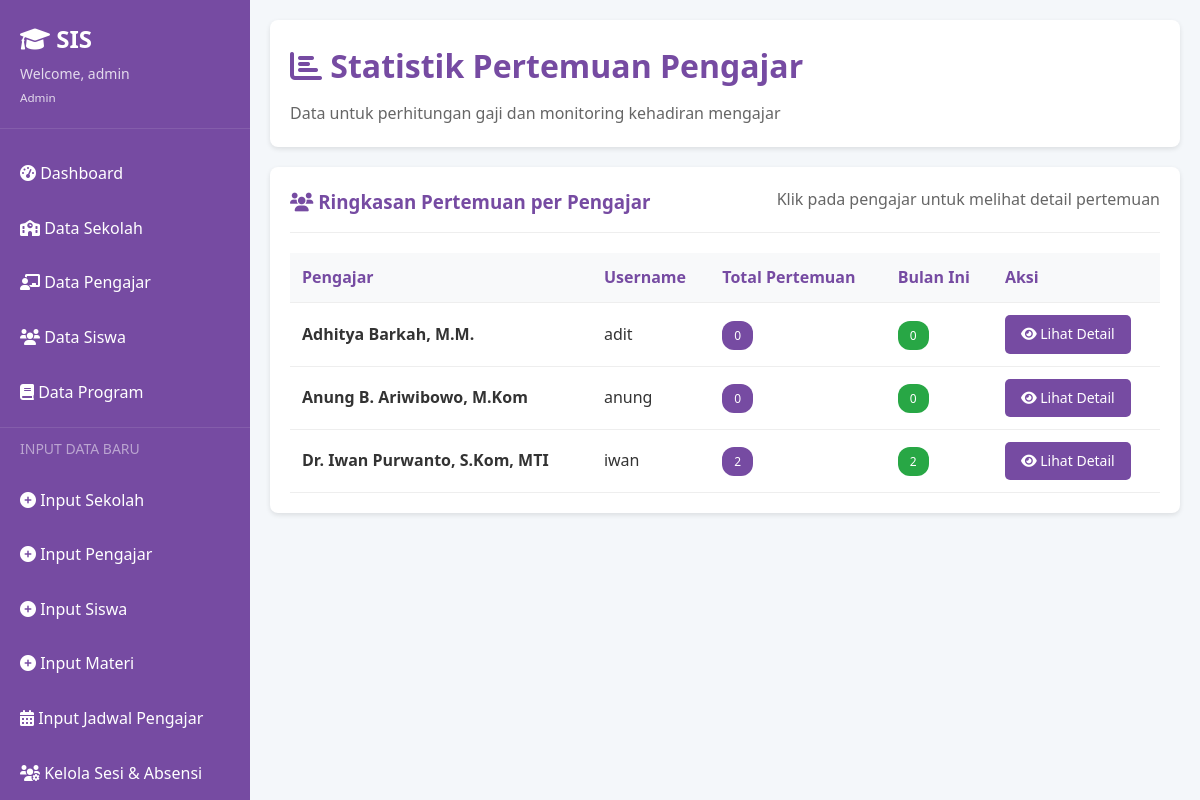
Page /admin/laporan/pengajar (signed in) on the committed database.
### tables this page shows
CREATE TABLE Pengajar (
            id INTEGER PRIMARY KEY AUTOINCREMENT,
            kode_pengajar TEXT UNIQUE NOT NULL,
            nama_pengajar TEXT NOT NULL,
            program TEXT NOT NULL,
            user_id INTEGER,
            FOREIGN KEY (user_id) REFERENCES User(id)
        );

### app.py (the view, shortened to what this page needs)
@app.route('/admin/laporan/pengajar')
@role_required('admin')
def admin_teacher_meetings():
    db = get_db()
    teacher_stats = db.execute('''
        SELECT
            p.id, p.nama_pengajar, u.username,
            COUNT(a.id) as total_pertemuan,
            SUM(CASE WHEN strftime('%Y-%m', a.tanggal) = strftime('%Y-%m', 'now') THEN 1 ELSE 0 END) as pertemuan_bulan_ini
        FROM Pengajar p
        LEFT JOIN User u ON p.user_id = u.id
        LEFT JOIN AbsensiSesi a ON p.id = a.pengajar_id OR p.id = a.pengajar_pengganti_id
        GROUP BY p.id
        ORDER BY p.nama_pengajar
    ''').fetchall()
    selected_teacher_id = request.args.get('teacher_id')
    teacher_meetings = None
    meetings_this_month = 0
    return render_template('admin_teacher_meetings.html',
                           teacher_stats=teacher_stats,
                           teacher_meetings=teacher_meetings,
                           meetings_this_month=meetings_this_month,
                           selected_teacher=selected_teacher_id)

### app.py (called while the page is built)
def get_db():
    if 'db' not in g:
        g.db = sqlite3.connect(DATABASE, detect_types=sqlite3.PARSE_DECLTYPES)
        g.db.row_factory = sqlite3.Row
    return g.db

def role_required(role):
    def decorator(f):
        @wraps(f)
        def decorated_function(*args, **kwargs):
            if 'user_id' not in session:
                return redirect(url_for('login'))
            db = get_db()
            user = db.execute('SELECT role FROM User WHERE id = ?', (session['user_id'],)).fetchone()
            if not user or user['role'] != role:
                flash('Akses ditolak. Anda tidak memiliki izin.', 'error')
                return redirect(url_for('login'))
            return f(*args, **kwargs)
        return decorated_function
    return decorator

### templates/admin_teacher_meetings.html (shortened to what this page needs)
{% extends "layout.html" %}
{% block content %}
<div class="content-header">
    <h1><i class="fas fa-chart-bar"></i> Statistik Pertemuan Pengajar</h1>
    <p>Data untuk perhitungan gaji dan monitoring kehadiran mengajar</p>
</div>
<div class="card">
    <div class="card-header">
        <h3><i class="fas fa-users"></i> Ringkasan Pertemuan per Pengajar</h3>
        <p style="margin: 0; color: #666;">Klik pada pengajar untuk melihat detail pertemuan</p>
    </div>
    <div class="table-responsive">
        <table class="table">
            <thead>
                <tr>
                    <th>Pengajar</th>
                    <th>Username</th>
                    <th>Total Pertemuan</th>
                    <th>Bulan Ini</th>
                    <th>Aksi</th>
                </tr>
            </thead>
            <tbody>
                {% for teacher in teacher_stats %}
                <tr {% if selected_teacher == teacher.id|string %}class="selected-row"{% endif %}>
                    <td>
                        <strong>{{ teacher.nama_pengajar }}</strong>
                    </td>
                    <td>{{ teacher.username }}</td>
                    <td>
                        <span class="badge badge-primary">{{ teacher.total_pertemuan }}</span>
                    </td>
                    <td>
                        <span class="badge badge-success">{{ teacher.pertemuan_bulan_ini }}</span>
                    </td>
                    <td>
                        <a href="?teacher_id={{ teacher.id }}" class="btn btn-sm btn-primary">
                            <i class="fas fa-eye"></i> Lihat Detail
                        </a>
                    </td>
                </tr>
                {% endfor %}
            </tbody>
        </table>
    </div>
</div>
{% endblock %}

### templates/layout.html (shortened to what this page needs)
<!DOCTYPE html>
<html lang="en">
<head>
    <link rel="stylesheet" href="{{ url_for('static', filename='style.css') }}">
    <link href="https://cdnjs.cloudflare.com/ajax/libs/font-awesome/6.0.0/css/all.min.css" rel="stylesheet">
</head>
<body>
    <div class="dashboard">
        <div class="sidebar">
            <div class="sidebar-header">
                <h3><i class="fas fa-graduation-cap"></i> SIS</h3>
                <div class="user-info">
                    Welcome, {{ session.username }}<br>
                    <small>{{ session.role.title() }}</small>
                </div>
            </div>
            <ul class="sidebar-nav">
                {% if session.role == 'admin' %}
                    <li><a href="{{ url_for('admin_dashboard') }}"><i class="fas fa-tachometer-alt"></i> Dashboard</a></li>
                    <li><a href="{{ url_for('admin_manage_data', tipe='sekolah') }}"><i class="fas fa-school"></i> Data Sekolah</a></li>
                    <li><a href="{{ url_for('admin_manage_data', tipe='pengajar') }}"><i class="fas fa-chalkboard-teacher"></i> Data Pengajar</a></li>
                    <li><a href="{{ url_for('admin_manage_data', tipe='siswa') }}"><i class="fas fa-users"></i> Data Siswa</a></li>
                    <li><a href="{{ url_for('admin_manage_data', tipe='program') }}"><i class="fas fa-book"></i> Data Program</a></li>
                    <li style="padding: 10px 20px; color: rgba(255,255,255,0.5); font-size: 14px; margin-top: 10px; border-top: 1px solid rgba(255,255,255,0.1);">
                        INPUT DATA BARU
                    </li>
                    <li><a href="{{ url_for('input_sekolah') }}"><i class="fas fa-plus-circle"></i> Input Sekolah</a></li>
                    <li><a href="{{ url_for('input_pengajar') }}"><i class="fas fa-plus-circle"></i> Input Pengajar</a></li>
                    <li><a href="{{ url_for('input_siswa') }}"><i class="fas fa-plus-circle"></i> Input Siswa</a></li>
                    <li><a href="{{ url_for('input_materi') }}"><i class="fas fa-plus-circle"></i> Input Materi</a></li>
                    <li><a href="{{ url_for('admin_jadwal_pengajar') }}"><i class="fas fa-calendar-alt"></i> Input Jadwal Pengajar</a></li>
                    <li><a href="{{ url_for('admin_kelola_sesi') }}"><i class="fas fa-users-cog"></i> Kelola Sesi & Absensi</a></li>
                {% elif session.role == 'siswa' %}
                    <li><a href="{{ url_for('student_portfolio') }}"><i class="fas fa-chart-line"></i> My Portfolio</a></li>
                {% endif %}
            </ul>
        </div>
        <div class="main-content">
            {% block content %}{% endblock %}
        </div>
    </div>
</body>
</html>

### static/style.css (style rules this page uses)
* { margin: 0; padding: 0; box-sizing: border-box; }
body { font-family: 'Segoe UI', Tahoma, Geneva, Verdana, sans-serif; background-color: #f4f7fa; color: #333; line-height: 1.6; }
.btn { display: inline-block; padding: 12px 24px; border: none; border-radius: 5px; cursor: pointer; text-decoration: none; text-align: center; font-size: 16px; font-weight: 500; transition: all 0.3s ease; }
.btn-primary { background-color: #764ba2; color: white; }
.btn-sm { padding: 8px 16px; font-size: 14px; }
.dashboard { display: flex; min-height: 100vh; }
.sidebar { width: 250px; background: linear-gradient(135deg, #764ba2 0%, #764ba2 100%); color: white; padding: 20px 0; position: fixed; height: 100vh; overflow-y: auto; }
.sidebar-header { padding: 0 20px 20px; border-bottom: 1px solid rgba(255, 255, 255, 0.1); margin-bottom: 20px; }
.sidebar-header h3 { font-size: 24px; margin-bottom: 5px; }
.sidebar-header .user-info { font-size: 14px; opacity: 0.8; }
.sidebar-nav { list-style: none; }
.sidebar-nav li { margin-bottom: 5px; }
.sidebar-nav a { display: block; padding: 12px 20px; color: white; text-decoration: none; transition: background-color 0.3s ease; }
.main-content { flex: 1; margin-left: 250px; padding: 20px; }
.content-header { background: white; padding: 20px; border-radius: 8px; margin-bottom: 20px; box-shadow: 0 2px 5px rgba(0, 0, 0, 0.1); }
.content-header h1 { color: #764ba2; margin-bottom: 10px; }
.content-header p { color: #666; margin: 0; }
.card { background: white; border-radius: 8px; padding: 20px; margin-bottom: 20px; box-shadow: 0 2px 5px rgba(0, 0, 0, 0.1); }
.card-header { border-bottom: 1px solid #eee; padding-bottom: 15px; margin-bottom: 20px; }
.card-header h3 { color: #764ba2; margin: 0; }
.table { width: 100%; border-collapse: collapse; margin-top: 20px; }
.table th, .table td { padding: 12px; text-align: left; border-bottom: 1px solid #eee; }
.table th { background-color: #f8f9fa; font-weight: 600; color: #764ba2; }

### templates/admin_teacher_meetings.html (style rules this page uses)
.card-header { display: flex; justify-content: space-between; align-items: flex-start; }
.badge { padding: 6px 12px; border-radius: 12px; font-size: 12px; font-weight: 500; }
.badge-primary { background: #764ba2; color: white; }
.badge-success { background: #28a745; color: white; }

### rows in the picture
Pengajar: nama_pengajar "Adhitya Barkah, M.M.", username "adit", total_pertemuan "0", pertemuan_bulan_ini "0"
Pengajar: nama_pengajar "Anung B. Ariwibowo, M.Kom", username "anung", total_pertemuan "0", pertemuan_bulan_ini "0"
Pengajar: nama_pengajar "Dr. Iwan Purwanto, S.Kom, MTI", username "iwan", total_pertemuan "2", pertemuan_bulan_ini "2"

### other values in the picture
{{ session.username }} "admin"
{{ session.role.title() }} "Admin"
